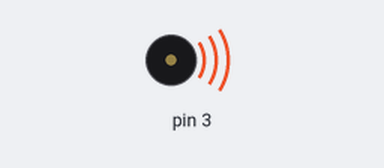
A sketch run on a simulated Arduino Uno, built with avr-gcc and run on an emulated ATmega328P. On the bench: buzzer (waves = sounding).

Above: at 0.5 s.
At 3.7 s:
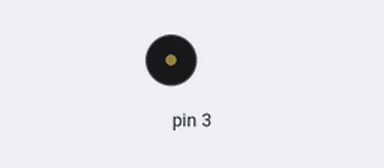
Timing chart, 0 to 4.6 s (numbered marks = the images above):
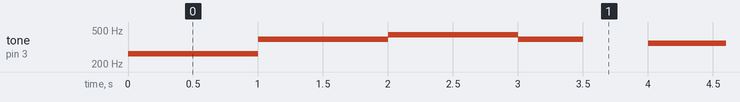

Measured:
- by itself, tone on pin 3: plays 263 Hz for 1.0 s, 392 Hz for 1.0 s, 440 Hz for 1.0 s, 392 Hz for 0.50 s, 349 Hz for 1.0 s, 330 Hz for 1.0 s … (130 notes in this stretch)

The sketch:

10_piezzo.ino
```cpp
const int melody[] = {263, 294, 330, 349, 392, 440, 494, 523};

void setup()
{

}

void loop()
{
  line1();
  line2();
  line2();
  line1();
}

void line1()
{
  doh(); delay(500);
  doh(); delay(500);

  sol(); delay(500);
  sol(); delay(500);

  ra(); delay(500);
  ra(); delay(500);

  sol(); delay(1000);

  fa(); delay(500);
  fa(); delay(500);

  mi(); delay(500);
  mi(); delay(500);

  re(); delay(500);
  re(); delay(500);

  doh(); delay(1000);
}

void line2()
{
  sol(); delay(500);
  sol(); delay(500);

  fa(); delay(500);
  fa(); delay(500);

  mi(); delay(500);
  mi(); delay(500);

  re(); delay(1000);
}

void doh(){
  tone(3, melody[0], 500);
}

void re(){
  tone(3, melody[1], 500);
}

void mi(){
  tone(3, melody[2], 500);
}

void fa(){
  tone(3, melody[3], 500);
}

void sol(){
  tone(3, melody[4], 500);
}

void ra(){
  tone(3, melody[5], 500);
}
```
